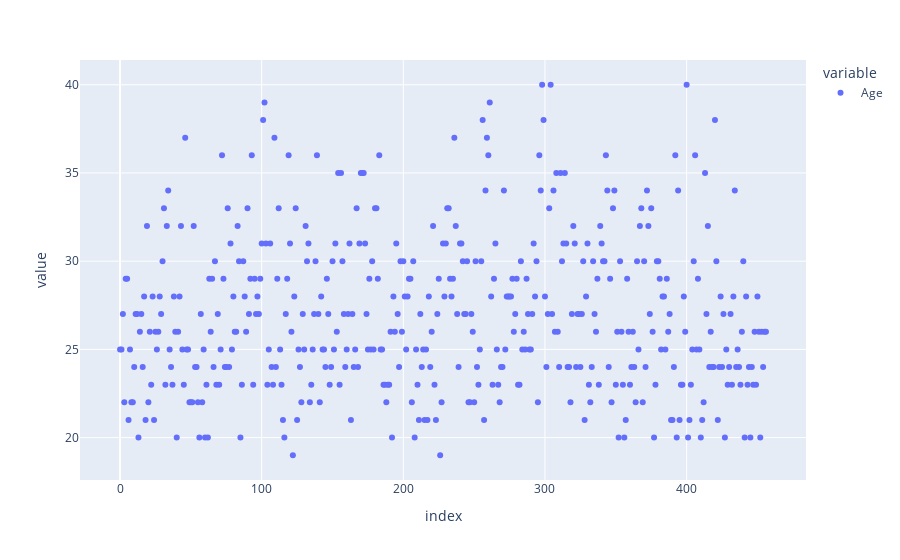

Source (notebook cell):
### Code cell
px.scatter(df.Age)

### Figure 1 — Plotly figure (JSON) as saved in the notebook; plotly's stock layout.template omitted (floating-point values rounded to 4 significant figures; data arrays with more than 128 entries replaced by an {"elided": "..."} marker saying what was removed)
{"data": [{"hovertemplate": "variable=Age<br>index=%{x}<br>value=%{y}<extra></extra>", "legendgroup": "Age", "marker": {"color": "#636efa", "symbol": "circle"}, "mode": "markers", "name": "Age", "orientation": "v", "showlegend": true, "type": "scatter", "x": {"elided": "457 int values"}, "xaxis": "x", "y": {"elided": "457 int values"}, "yaxis": "y"}], "layout": {"legend": {"title": {"text": "variable"}, "tracegroupgap": 0}, "margin": {"t": 60}, "xaxis": {"anchor": "y", "domain": [0, 1], "title": {"text": "index"}}, "yaxis": {"anchor": "x", "domain": [0, 1], "title": {"text": "value"}}}}
